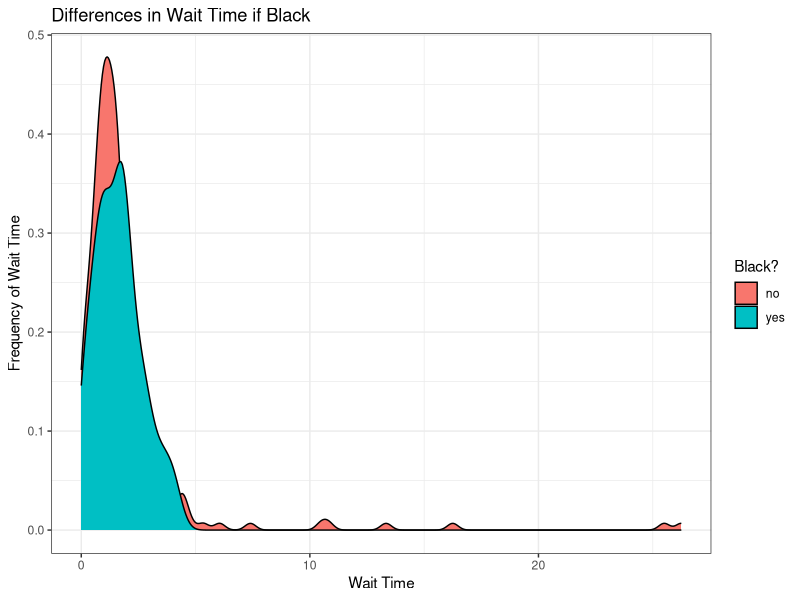
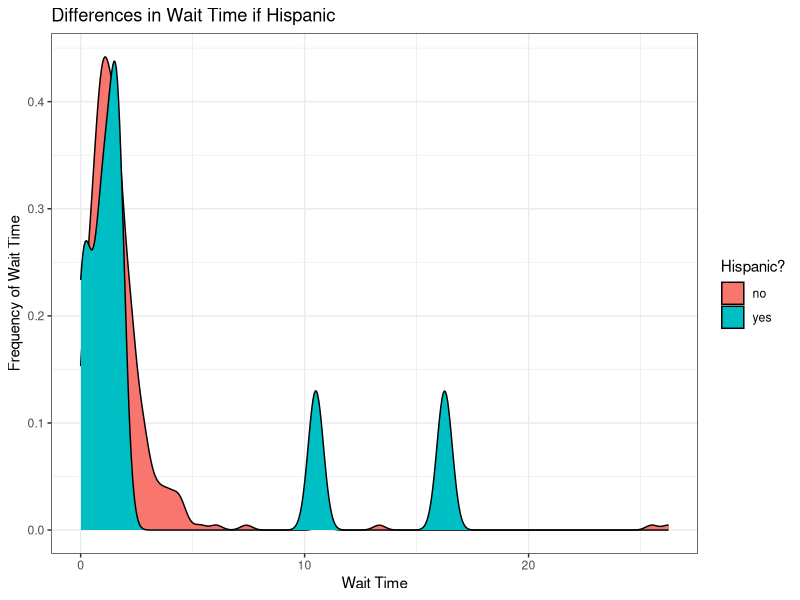
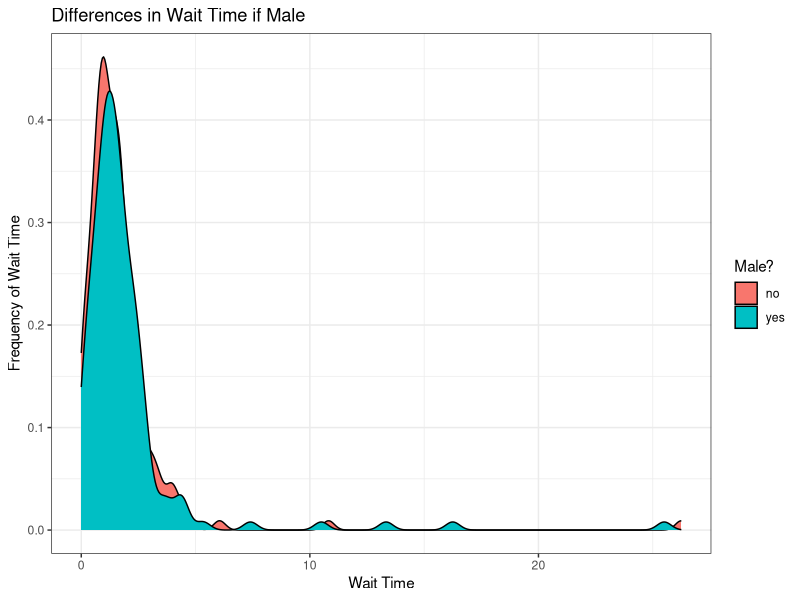
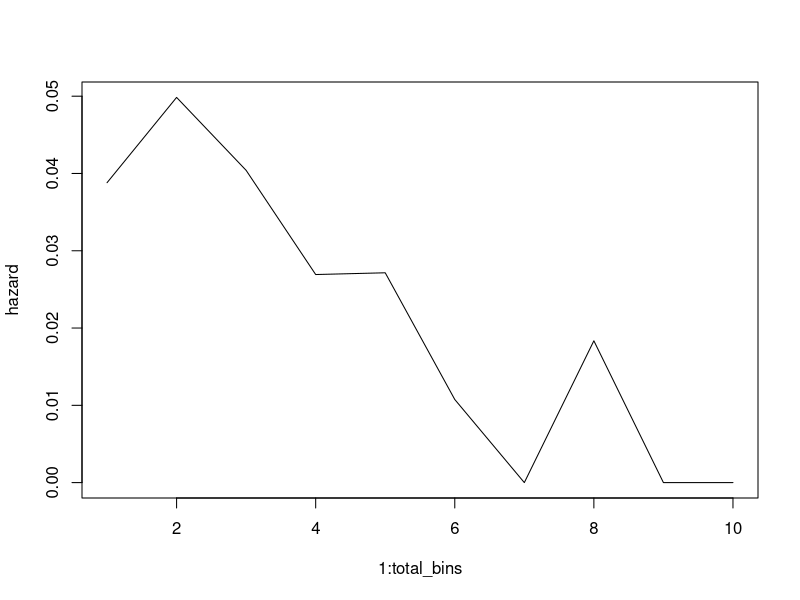
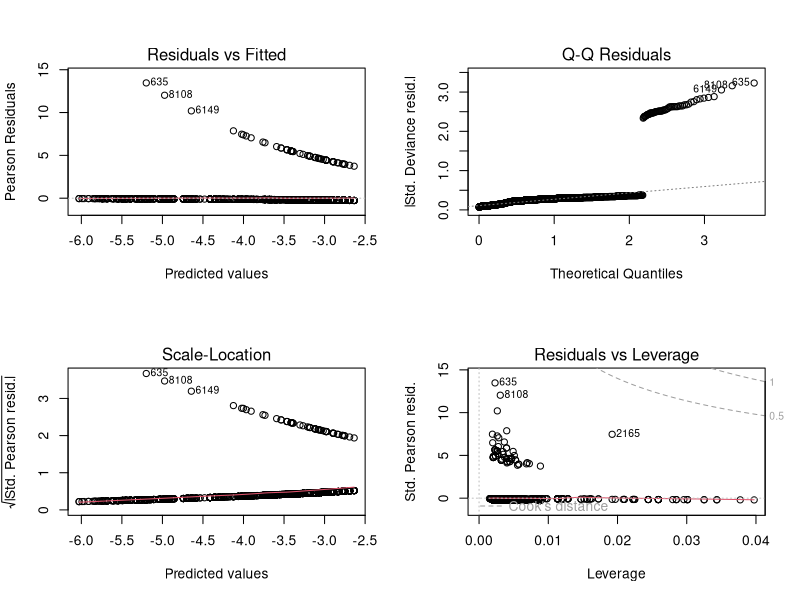
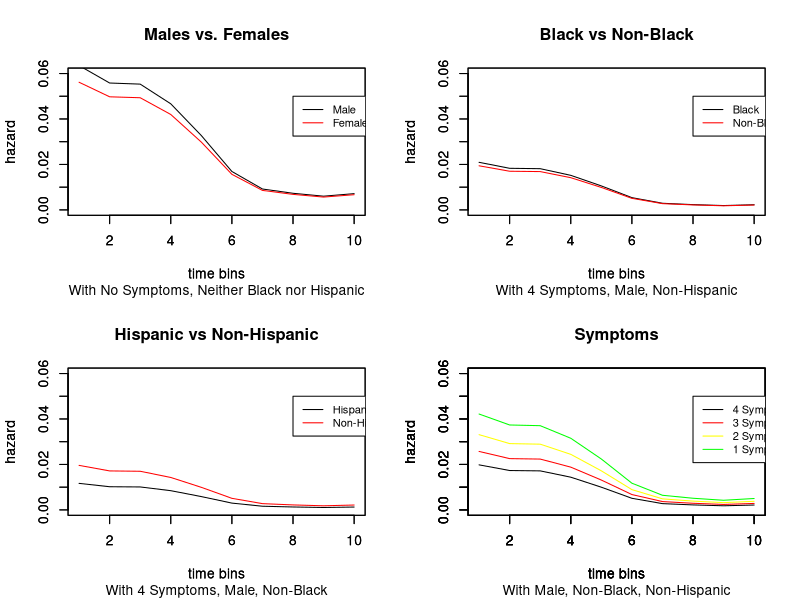

The R source for these figures, in order:
## ---- chunk 1
knitr::opts_chunk$set(fig.width=5, fig.height=3) 
library(dplyr)
library(magrittr)
library(knitr)
library(ggplot2)
## ---- chunk 2
kelly <- read.table("kellydat.txt", header = T)
kelly <- kelly %>% mutate(count_sn = sn1 + sn2*2 + sn3*3 + all4*4) %>% select(-c(sn1, sn2, sn3, all4))
## ---- chunk 3

ggplot(kelly, aes(nctdel, group = factor(black), fill = factor(black,labels=c("no", "yes"))),alpha=0.5, adjust=2) + geom_density() + theme_bw() + xlab("Wait Time") + ylab("Frequency of Wait Time") + labs(fill = "Black?") + ggtitle("Differences in Wait Time if Black")
## ---- chunk 4
ggplot(kelly, aes(nctdel, group = factor(hisp), fill = factor(hisp,labels=c("no", "yes"))),alpha=0.5, adjust=2) + geom_density() + theme_bw() + xlab("Wait Time") + ylab("Frequency of Wait Time") + labs(fill = "Hispanic?") + ggtitle("Differences in Wait Time if Hispanic")
## ---- chunk 5
ggplot(kelly, aes(nctdel, group = factor(male), fill = factor(male,labels=c("no", "yes"))),alpha=0.5, adjust=2) + geom_density() + theme_bw() + xlab("Wait Time") + ylab("Frequency of Wait Time") + labs(fill = "Male?") + ggtitle("Differences in Wait Time if Male")
## ---- chunk 6
# set up the kernels
#bin <- cut(kelly$nctdel, c(-Inf,seq(0,26,.3),Inf))
quants <- quantile(kelly$nctdel, probs = seq(0,1,length.out = 10))
bin <- cut(kelly$nctdel, c(-1,quants))
levels(bin) <- seq(1:nlevels(bin))
## ---- chunk 7
# instantiate data
times <- as.numeric(bin)
total_bins <- max(times)
censored <- kelly$fail
charac <- kelly %>% select(-c(nctdel, fail))
# example transformation
# transformation function

transformation <- function(time, censored, total_bins) {
  y <- rep(0,time)
  if(!censored) {
    y[time] <- 1
  }
  
  # if you are doing kernel regression then you will calculate X differently here (using the kernels)
  X <- array(0, dim=c(time, total_bins))
  diag(X) <- 1
  
  return(data.frame(y,X))
}
# apply the transformation to the data set
d <- transformation(times[1], censored[1], total_bins)
for(i in 2:length(times)) {
  d <- rbind(d, transformation(times[i], censored[i], total_bins))
}
# fit a model
m <- glm(y ~ 0 + ., data=d, family="binomial")
summary(m)

beta <- coef(m)
hazard <- exp(beta)/(1+exp(beta))
plot(1:total_bins, hazard, type='l')

# this is pretty ugly. Let's smooth it out with kernel regression.
# set up the kernels
kernels <- 4
tau <- seq(from=1, to=total_bins, length.out = kernels)
sigma <- (tau[2]-tau[1])/2
# we're going to pre-calculate a bunch of kernel weights
# each row is one bin, the columns are the kernel weights for that bin
kernel.weights <- matrix(dnorm(rep(1:10,kernels),rep(tau,each=10),sigma), ncol=kernels)
# now we'll create a new transform function
kernel.transformation <- function(time, censored, other_cov, total_bins) {
  y <- rep(0,time)
  if(!censored) {
    y[time] <- 1
  }
  
  # X has kernel weights instead of the bin indicators that it had before
  X <- array(kernel.weights[1:time,],dim=c(time,kernels))
  X <- cbind(X, other_cov)
  
  return(data.frame(y,X))
}

d2 <- NULL
d2 <- kernel.transformation(times[1], censored[1], charac[1,],total_bins)
for(i in 2:length(times)) {
  d2 <- rbind(d2, kernel.transformation(times[i], censored[i], charac[i,], total_bins))
}

# fit a model
m2 <- glm(y ~ 0 + ., data=d2, family="binomial")
summary(m2)

## ---- chunk 8
par(mfrow = c(2,2))
plot(m2)
## ---- chunk 9
X.test <- data.frame(d2) %>% select(-y)
kern.pred <- round(predict.glm(m2, newdata = data.frame(d2), type = 'response'))
m = mean(kern.pred == d2$y)
## ---- chunk 10
##select rows in d2
##first one to test is only black--> use as baseline?

haz_charac_base <- charac[1:10,] %>% mutate(male = 0, black = 0, hisp = 0, count_sn = 0) #female, not black or hispanic, no symptoms
haz_charac_1 <- charac[1:10,] %>% mutate(male = 1, black = 0, hisp = 0, count_sn = 0)

hazard.logodds_base <- predict(m2, newdata = data.frame(cbind(kernel.weights, haz_charac_base)))
hazard.logodds_1 <- predict(m2, newdata = data.frame(cbind(kernel.weights, haz_charac_1)))
###change to assess different survival functions

hazard2_base <- exp(hazard.logodds_base)/(1+exp(hazard.logodds_base))
hazard2_1 <- exp(hazard.logodds_1)/(1+exp(hazard.logodds_1))
hazard2_1 <- hazard2_1*(1-hazard2_base)

plot(1:total_bins, hazard2_base, type='l', col = "black", ylim=(c(0,0.06)), ylab = "hazard", xlab = "time bins")
par(new=T)
plot(1:total_bins, hazard2_1, col = "red",type='l', ylim=(c(0,0.06)), xlab = "time bins", ylab = "hazard", main = "Males vs. Females", sub = "With No Symptoms, Neither Black nor Hispanic")
legend(8,0.05, legend=c("Male", "Female"), col=c("black", "red"), lty = c(1,1), cex=0.8)
## ---- chunk 11
##select rows in d2
##first one to test is only black--> use as baseline?

haz_charac_base <- charac[1:10,] %>% mutate(male = 1, black = 1, hisp = 0, count_sn = 4) #male, black,4 symptoms
haz_charac_1 <- charac[1:10,] %>% mutate(male = 1, black = 0, hisp = 0, count_sn = 4)

hazard.logodds_base <- predict(m2, newdata = data.frame(cbind(kernel.weights, haz_charac_base)))
hazard.logodds_1 <- predict(m2, newdata = data.frame(cbind(kernel.weights, haz_charac_1)))
###change to assess different survival functions

hazard2_base <- exp(hazard.logodds_base)/(1+exp(hazard.logodds_base))
hazard2_1 <- exp(hazard.logodds_1)/(1+exp(hazard.logodds_1))
hazard2_1 <- hazard2_1*(1-hazard2_base)

plot(1:total_bins, hazard2_base, type='l', col = "black", ylim=(c(0,0.06)), ylab = "hazard", xlab = "time bins")
par(new=T)
plot(1:total_bins, hazard2_1, col = "red",type='l', ylim=(c(0,0.06)), xlab = "time bins", ylab = "hazard", main = "Black vs Non-Black", sub = "With 4 Symptoms, Male, Non-Hispanic")
legend(8,0.05, legend=c("Black", "Non-Black"), col=c("black", "red"), lty = c(1,1), cex=0.8)
## ---- chunk 12
##select rows in d2
##first one to test is only black--> use as baseline?

haz_charac_base <- charac[1:10,] %>% mutate(male = 1, black = 0, hisp = 1, count_sn = 4) #male, black,4 symptoms
haz_charac_1 <- charac[1:10,] %>% mutate(male = 1, black = 0, hisp = 0, count_sn = 4)

hazard.logodds_base <- predict(m2, newdata = data.frame(cbind(kernel.weights, haz_charac_base)))
hazard.logodds_1 <- predict(m2, newdata = data.frame(cbind(kernel.weights, haz_charac_1)))
###change to assess different survival functions

hazard2_base <- exp(hazard.logodds_base)/(1+exp(hazard.logodds_base))
hazard2_1 <- exp(hazard.logodds_1)/(1+exp(hazard.logodds_1))
hazard2_1 <- hazard2_1*(1-hazard2_base)

plot(1:total_bins, hazard2_base, type='l', col = "black", ylim=(c(0,0.06)), ylab = "hazard", xlab = "time bins")
par(new=T)
plot(1:total_bins, hazard2_1, col = "red",type='l', ylim=(c(0,0.06)), xlab = "time bins", ylab = "hazard", main = "Hispanic vs Non-Hispanic", sub = "With 4 Symptoms, Male, Non-Black")
legend(8,0.05, legend=c("Hispanic", "Non-Hispanic"), col=c("black", "red"), lty = c(1,1), cex=0.8)
## ---- chunk 13
##select rows in d2
##first one to test is only black--> use as baseline?

haz_charac_base <- charac[1:10,] %>% mutate(male = 1, black = 0, hisp = 0, count_sn = 4) #male, black,4 symptoms
haz_charac_1 <- charac[1:10,] %>% mutate(male = 1, black = 0, hisp = 0, count_sn = 3)
haz_charac_2 <- charac[1:10,] %>% mutate(male = 1, black = 0, hisp = 0, count_sn = 2)
haz_charac_3 <- charac[1:10,] %>% mutate(male = 1, black = 0, hisp = 0, count_sn = 1)

hazard.logodds_base <- predict(m2, newdata = data.frame(cbind(kernel.weights, haz_charac_base)))
hazard.logodds_1 <- predict(m2, newdata = data.frame(cbind(kernel.weights, haz_charac_1)))
hazard.logodds_2 <- predict(m2, newdata = data.frame(cbind(kernel.weights, haz_charac_2)))
hazard.logodds_3 <- predict(m2, newdata = data.frame(cbind(kernel.weights, haz_charac_3)))
###change to assess different survival functions

hazard2_base <- exp(hazard.logodds_base)/(1+exp(hazard.logodds_base))
hazard2_1 <- exp(hazard.logodds_1)/(1+exp(hazard.logodds_1))
hazard2_1 <- hazard2_1*(1-hazard2_base)
hazard2_2 <- exp(hazard.logodds_2)/(1+exp(hazard.logodds_2))
hazard2_2 <- hazard2_2*(1-hazard2_base)*(1-hazard2_1)
hazard2_3 <- exp(hazard.logodds_3)/(1+exp(hazard.logodds_3))
hazard2_3 <- hazard2_3*(1-hazard2_base)*(1-hazard2_1)*(1-hazard2_2)

plot(1:total_bins, hazard2_base, type='l', col = "black", ylim=(c(0,0.06)), ylab = "hazard", xlab = "time bins")
par(new=T)
plot(1:total_bins, hazard2_1, type='l', col = "red", ylim=(c(0,0.06)), ylab = "hazard", xlab = "time bins")
par(new=T)
plot(1:total_bins, hazard2_2, type='l', col = "yellow", ylim=(c(0,0.06)), ylab = "hazard", xlab = "time bins")
par(new = T)
plot(1:total_bins, hazard2_3, col = "green",type='l', ylim=(c(0,0.06)), xlab = "time bins", ylab = "hazard", main = "Symptoms", sub = "With Male, Non-Black, Non-Hispanic")

legend(8,0.05, legend=c("4 Symptoms", "3 Symptoms", "2 Symptoms", "1 Symptom"), col=c("black", "red", "yellow", "green"), lty = c(1,1), cex=0.8)
